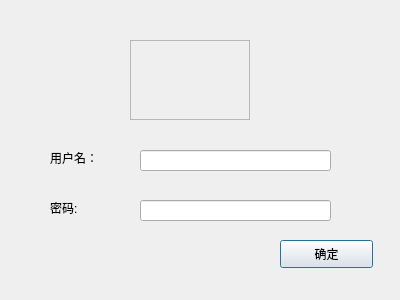
<?xml version="1.0" encoding="UTF-8"?>
<ui version="4.0">
 <class>MyDialogProgramme</class>
 <widget class="QDialog" name="MyDialogProgramme">
  <property name="geometry">
   <rect>
    <x>0</x>
    <y>0</y>
    <width>400</width>
    <height>300</height>
   </rect>
  </property>
  <property name="windowTitle">
   <string>Dialog</string>
  </property>
  <widget class="QFrame" name="frame">
   <property name="geometry">
    <rect>
     <x>130</x>
     <y>40</y>
     <width>120</width>
     <height>80</height>
    </rect>
   </property>
   <property name="styleSheet">
    <string notr="true">image: url(:/new/prefix1/portrait.PNG);</string>
   </property>
   <property name="frameShape">
    <enum>QFrame::StyledPanel</enum>
   </property>
   <property name="frameShadow">
    <enum>QFrame::Raised</enum>
   </property>
  </widget>
  <widget class="QLabel" name="label">
   <property name="geometry">
    <rect>
     <x>50</x>
     <y>150</y>
     <width>72</width>
     <height>15</height>
    </rect>
   </property>
   <property name="text">
    <string>用户名：</string>
   </property>
  </widget>
  <widget class="QLineEdit" name="lineEdit_name">
   <property name="geometry">
    <rect>
     <x>140</x>
     <y>150</y>
     <width>191</width>
     <height>21</height>
    </rect>
   </property>
  </widget>
  <widget class="QLineEdit" name="lineEdit_password">
   <property name="geometry">
    <rect>
     <x>140</x>
     <y>200</y>
     <width>191</width>
     <height>21</height>
    </rect>
   </property>
  </widget>
  <widget class="QLabel" name="label_2">
   <property name="geometry">
    <rect>
     <x>50</x>
     <y>200</y>
     <width>72</width>
     <height>15</height>
    </rect>
   </property>
   <property name="text">
    <string>密码:</string>
   </property>
  </widget>
  <widget class="QPushButton" name="pushButton_yes">
   <property name="geometry">
    <rect>
     <x>280</x>
     <y>240</y>
     <width>93</width>
     <height>28</height>
    </rect>
   </property>
   <property name="text">
    <string>确定</string>
   </property>
  </widget>
 </widget>
 <resources/>
 <connections/>
</ui>
